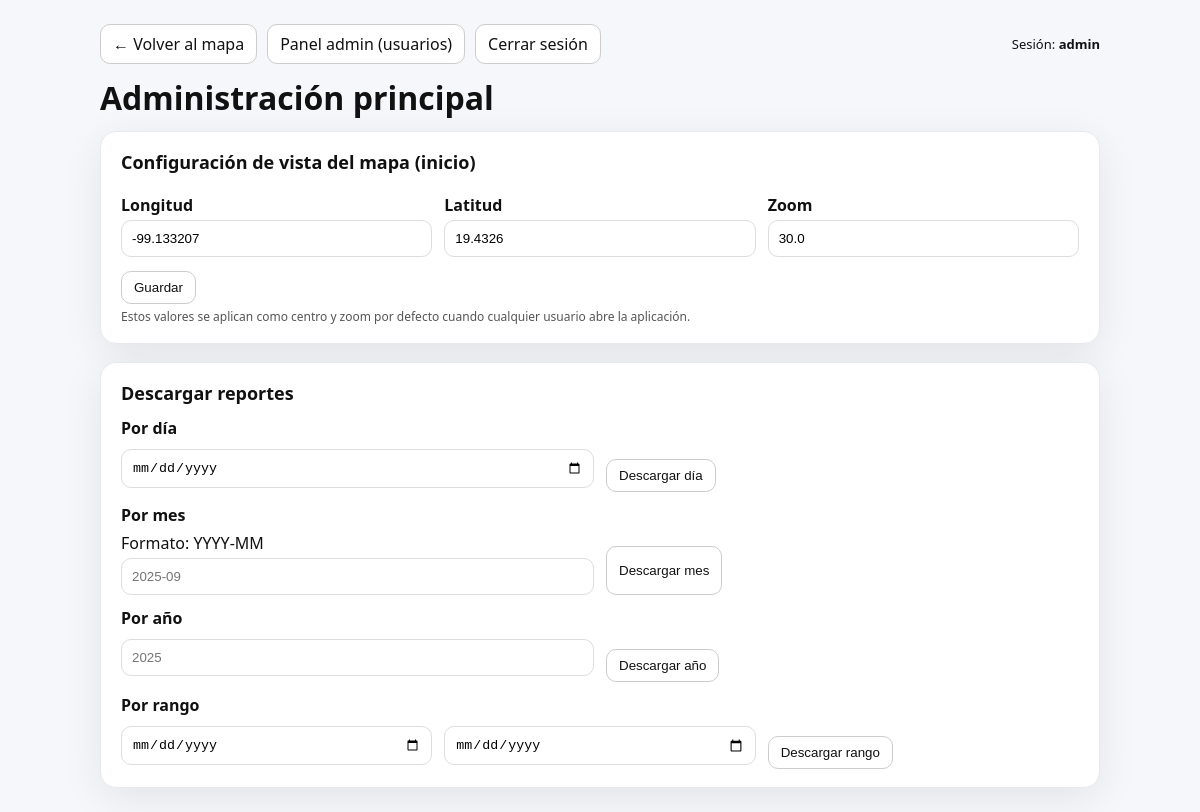
/admin/main (signed in), run on the app's committed database.
### tables this page shows
CREATE TABLE settings (
            id INTEGER PRIMARY KEY CHECK (id = 1),
            center_lon REAL NOT NULL DEFAULT -99.1332,
            center_lat REAL NOT NULL DEFAULT 19.4326,
            zoom REAL NOT NULL DEFAULT 12
        );

### app.py (the view)
@app.route("/admin/main")
@admin_required
def main_admin():
    db = get_db()
    s = db.execute("SELECT center_lon, center_lat, zoom FROM settings WHERE id=1").fetchone()
    return render_template("main_admin.html", settings=s, user=session.get("username"))

### app.py (called while the page is built)
def get_db():
    if "db" not in g:
        g.db = sqlite3.connect(DB_PATH, check_same_thread=False)
        g.db.row_factory = sqlite3.Row
    return g.db

def admin_required(f):
    @wraps(f)
    def wrapper(*args, **kwargs):
        if "user_id" not in session:
            flash("Inicia sesión para continuar.", "warn")
            return redirect(url_for("login", next=request.path))
        if session.get("role") != "admin":
            flash("Requiere rol de administrador.", "error")
            return redirect(url_for("index"))
        return f(*args, **kwargs)
    return wrapper

### templates/main_admin.html (shortened to what this page needs)
<!doctype html>
<html lang="es">
<head>
</head>
<body>
  <div class="wrap">
    <div class="topbar">
      <a class="btn" href="{{ url_for('index') }}">← Volver al mapa</a>
      <a class="btn" href="{{ url_for('admin_panel') }}">Panel admin (usuarios)</a>
      <a class="btn" href="{{ url_for('logout') }}">Cerrar sesión</a>
      <div style="margin-left:auto; font-size:13px;">Sesión: <strong>{{ user }}</strong></div>
    </div>
    <h1>Administración principal</h1>
    <div class="card">
      <h2>Configuración de vista del mapa (inicio)</h2>
      <div class="row">
        <div>
          <label>Longitud</label>
          <input id="lon" type="number" step="0.000001" value="{{ settings.center_lon }}">
        </div>
        <div>
          <label>Latitud</label>
          <input id="lat" type="number" step="0.000001" value="{{ settings.center_lat }}">
        </div>
        <div>
          <label>Zoom</label>
          <input id="zoom" type="number" step="0.1" value="{{ settings.zoom }}">
        </div>
      </div>
      <div class="actions">
        <button class="btn" onclick="guardarSettings()">Guardar</button>
      </div>
      <div class="hint">Estos valores se aplican como centro y zoom por defecto cuando cualquier usuario abre la aplicación.</div>
    </div>
    <div class="card">
      <h2>Descargar reportes</h2>
      <div class="section-title">Por día</div>
      <div class="row">
        <div><input type="date" id="day"></div>
        <div class="actions"><button class="btn" onclick="descargarDia()">Descargar día</button></div>
      </div>
      <div class="section-title">Por mes</div>
      <div class="row">
        <div>
          <label style="font-weight:400;margin-top:0;">Formato: YYYY-MM</label>
          <input type="text" id="month" placeholder="2025-09" pattern="\\d{4}-\\d{2}">
        </div>
        <div class="actions"><button class="btn" onclick="descargarMes()">Descargar mes</button></div>
      </div>
      <div class="section-title">Por año</div>
      <div class="row">
        <div><input type="number" id="year" placeholder="2025" min="2000" max="2100" step="1"></div>
        <div class="actions"><button class="btn" onclick="descargarAnio()">Descargar año</button></div>
      </div>
      <div class="section-title">Por rango</div>
      <div class="row">
        <div><input type="date" id="rStart"></div>
        <div><input type="date" id="rEnd"></div>
        <div class="actions"><button class="btn" onclick="descargarRango()">Descargar rango</button></div>
      </div>
    </div>
  </div>
</body>
</html>

### templates/main_admin.html (style rules this page uses)
:root { --card-bg:#fff; --muted:#f6f7fb; --border:#e8e9ef; }
body { font-family: system-ui, Arial; margin:0; background: var(--muted); color:#111; }
.wrap { max-width: 1000px; margin: 24px auto; padding: 0 16px; }
.topbar { display:flex; gap:10px; align-items:center; margin-bottom: 12px; }
.btn { display:inline-block; padding:8px 12px; border-radius:10px; border:1px solid #ccc; background:#fff; color:#111; text-decoration:none; cursor:pointer; }
.card { background: var(--card-bg); border-radius: 16px; box-shadow: 0 10px 40px rgba(0,0,0,.08); padding: 18px 20px; margin-bottom: 18px; border: 1px solid var(--border); }
h1 { margin: 6px 0 12px; }
h2 { margin: 0 0 10px; font-size: 18px; }
label { display:block; margin-top:10px; font-weight:600; }
input, select { width:100%; padding:10px; border:1px solid #ddd; border-radius:10px; margin-top:4px; box-sizing:border-box; background:#fff; }
.row { display:flex; gap:12px; flex-wrap:wrap; }
.row > div { flex:1 1 170px; min-width: 170px; }
.actions { margin-top:14px; display:flex; gap:10px; flex-wrap:wrap; }
.hint { color:#555; font-size:12px; margin-top:4px; }
.section-title { font-weight:700; margin: 12px 0 6px; }

### data on the page
settings: center_lon "-99.133207", center_lat "19.4326", zoom "30.0"

### other printed values
{{ user }} "admin"
